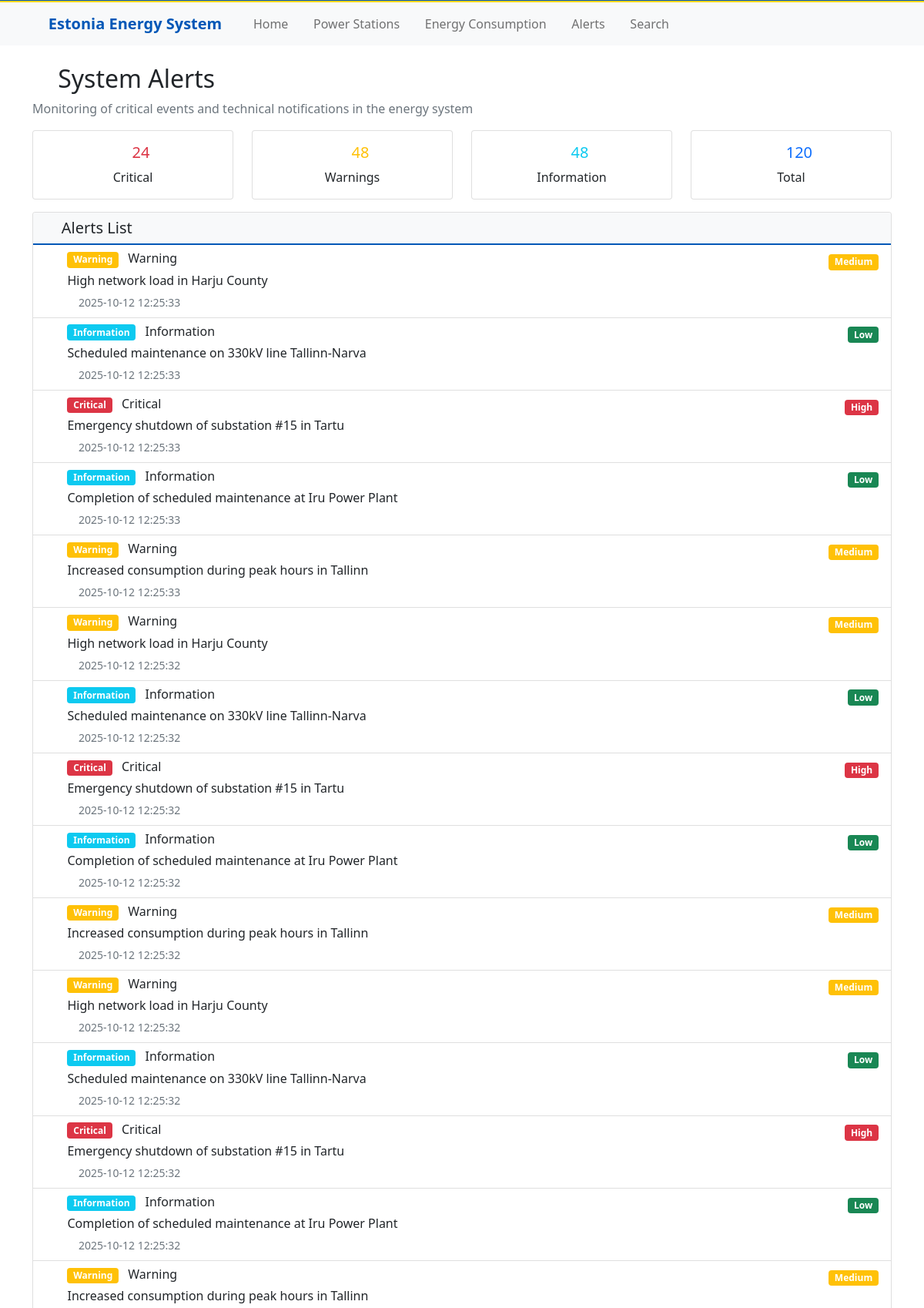
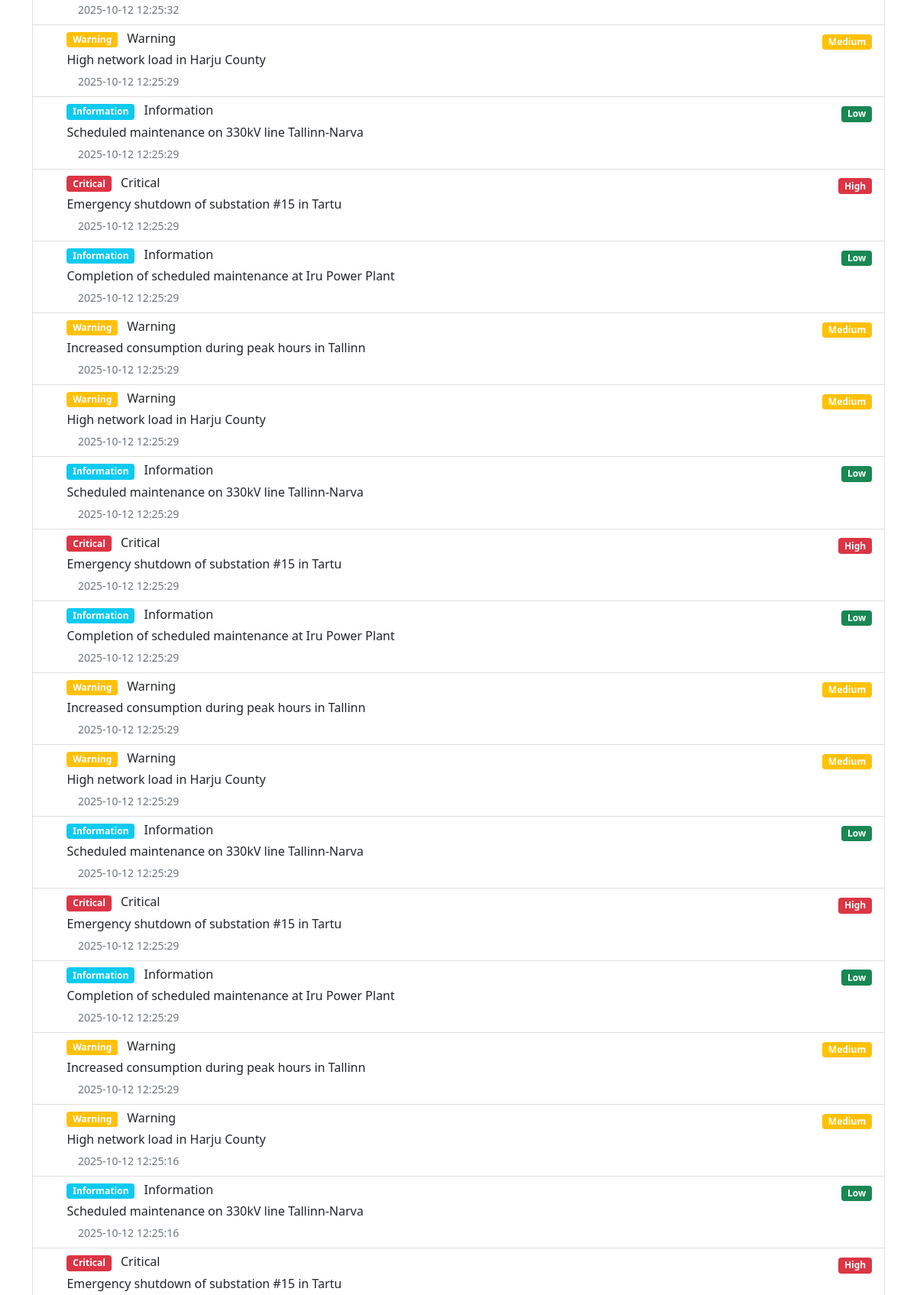
Screenshot of /alerts (upper part) with the database file from the repository (2 pictures, top to bottom).
### tables this page shows
CREATE TABLE system_alerts (
                id INTEGER PRIMARY KEY AUTOINCREMENT,
                alert_type TEXT NOT NULL,
                message TEXT NOT NULL,
                severity TEXT NOT NULL,
                timestamp TIMESTAMP DEFAULT CURRENT_TIMESTAMP
            );

### app/routes/main_routes.py (the view)
@router.get("/alerts", response_class=HTMLResponse)
async def alerts_page(request: Request):
    alerts = db.get_all_alerts()
    return templates.TemplateResponse("alerts.html", {
        "request": request,
        "alerts": alerts
    })

### templates/alerts.html (shortened to what this page needs)
{% extends "base.html" %}
{% block content %}
<div class="row">
    <div class="col-12">
        <h2><i class="fas fa-exclamation-triangle"></i> System Alerts</h2>
        <p class="text-muted">Monitoring of critical events and technical notifications in the energy system</p>
    </div>
</div>
<div class="row mb-3">
    <div class="col-md-3">
        <div class="card text-center">
            <div class="card-body">
                <h5 class="card-title text-danger">
                    <i class="fas fa-exclamation-circle"></i> {{ alerts|selectattr('1', 'equalto', 'Critical')|list|length }}
                </h5>
                <p class="card-text">Critical</p>
            </div>
        </div>
    </div>
    <div class="col-md-3">
        <div class="card text-center">
            <div class="card-body">
                <h5 class="card-title text-warning">
                    <i class="fas fa-exclamation-triangle"></i> {{ alerts|selectattr('1', 'equalto', 'Warning')|list|length }}
                </h5>
                <p class="card-text">Warnings</p>
            </div>
        </div>
    </div>
    <div class="col-md-3">
        <div class="card text-center">
            <div class="card-body">
                <h5 class="card-title text-info">
                    <i class="fas fa-info-circle"></i> {{ alerts|selectattr('1', 'equalto', 'Information')|list|length }}
                </h5>
                <p class="card-text">Information</p>
            </div>
        </div>
    </div>
    <div class="col-md-3">
        <div class="card text-center">
            <div class="card-body">
                <h5 class="card-title text-primary">
                    <i class="fas fa-list"></i> {{ alerts|length }}
                </h5>
                <p class="card-text">Total</p>
            </div>
        </div>
    </div>
</div>
<div class="row">
    <div class="col-12">
        <div class="card">
            <div class="card-header">
                <h5 class="mb-0">
                    <i class="fas fa-list"></i> Alerts List
                </h5>
            </div>
            <div class="card-body p-0">
                {% if alerts %}
                <div class="list-group list-group-flush">
                    {% for alert in alerts %}
                    <div class="list-group-item">
                        <div class="d-flex w-100 justify-content-between">
                            <div class="d-flex align-items-start">
                                {% if alert[1] == 'Critical' %}
                                    <i class="fas fa-exclamation-circle text-danger me-3 mt-1"></i>
                                {% elif alert[1] == 'Warning' %}
                                    <i class="fas fa-exclamation-triangle text-warning me-3 mt-1"></i>
                                {% else %}
                                    <i class="fas fa-info-circle text-info me-3 mt-1"></i>
                                {% endif %}
                                <div>
                                    <h6 class="mb-1">
                                        {% if alert[1] == 'Critical' %}
                                            <span class="badge bg-danger me-2">Critical</span>
                                        {% elif alert[1] == 'Warning' %}
                                            <span class="badge bg-warning me-2">Warning</span>
                                        {% else %}
                                            <span class="badge bg-info me-2">Information</span>
                                        {% endif %}
                                        {{ alert[1] }}
                                    </h6>
                                    <p class="mb-1">{{ alert[2] }}</p>
                                    <small class="text-muted">
                                        <i class="fas fa-clock"></i> {{ alert[4] }}
                                    </small>
                                </div>
                            </div>
                            <div class="text-end">
                                {% if alert[3] == 'High' %}
                                    <span class="badge bg-danger">High</span>
                                {% elif alert[3] == 'Medium' %}
                                    <span class="badge bg-warning">Medium</span>
                                {% else %}
                                    <span class="badge bg-success">Low</span>
                                {% endif %}
                            </div>
                        </div>
                    </div>
                    {% endfor %}
                </div>
                {% else %}
                <div class="text-center py-5">
                    <i class="fas fa-check-circle text-success" style="font-size: 3rem;"></i>
                    <h5 class="mt-3">No Active Alerts</h5>
                    <p class="text-muted">System operating normally</p>
                </div>
                {% endif %}
            </div>
        </div>
    </div>
</div>
{% endblock %}

### templates/base.html (style rules this page uses)
.card-header { background-color: #f8f9fa; border-bottom: 2px solid #0057b7; }

### rows the page displays
system_alerts: shows "Warning", alert_type "Warning", message "High network load in Harju County", timestamp "2025-10-12 12:25:33", severity "Medium"
system_alerts: shows "Information", alert_type "Information", message "Scheduled maintenance on 330kV line Tallinn-Narva", timestamp "2025-10-12 12:25:33", severity "Low"
system_alerts: shows "Critical", alert_type "Critical", message "Emergency shutdown of substation #15 in Tartu", timestamp "2025-10-12 12:25:33", severity "High"
system_alerts: shows "Information", alert_type "Information", message "Completion of scheduled maintenance at Iru Power Plant", timestamp "2025-10-12 12:25:33", severity "Low"
system_alerts: shows "Warning", alert_type "Warning", message "Increased consumption during peak hours in Tallinn", timestamp "2025-10-12 12:25:33", severity "Medium"
system_alerts: shows "Warning", alert_type "Warning", message "High network load in Harju County", timestamp "2025-10-12 12:25:32", severity "Medium"
system_alerts: shows "Information", alert_type "Information", message "Scheduled maintenance on 330kV line Tallinn-Narva", timestamp "2025-10-12 12:25:32", severity "Low"
system_alerts: shows "Critical", alert_type "Critical", message "Emergency shutdown of substation #15 in Tartu", timestamp "2025-10-12 12:25:32", severity "High"
system_alerts: shows "Information", alert_type "Information", message "Completion of scheduled maintenance at Iru Power Plant", timestamp "2025-10-12 12:25:32", severity "Low"
system_alerts: shows "Warning", alert_type "Warning", message "Increased consumption during peak hours in Tallinn", timestamp "2025-10-12 12:25:32", severity "Medium"
system_alerts: shows "Warning", alert_type "Warning", message "High network load in Harju County", timestamp "2025-10-12 12:25:32", severity "Medium"
system_alerts: shows "Information", alert_type "Information", message "Scheduled maintenance on 330kV line Tallinn-Narva", timestamp "2025-10-12 12:25:32", severity "Low"
system_alerts: shows "Critical", alert_type "Critical", message "Emergency shutdown of substation #15 in Tartu", timestamp "2025-10-12 12:25:32", severity "High"
system_alerts: shows "Information", alert_type "Information", message "Completion of scheduled maintenance at Iru Power Plant", timestamp "2025-10-12 12:25:32", severity "Low"
system_alerts: shows "Warning", alert_type "Warning", message "Increased consumption during peak hours in Tallinn", timestamp "2025-10-12 12:25:32", severity "Medium"
system_alerts: shows "Warning", alert_type "Warning", message "High network load in Harju County", timestamp "2025-10-12 12:25:29", severity "Medium"
system_alerts: shows "Information", alert_type "Information", message "Scheduled maintenance on 330kV line Tallinn-Narva", timestamp "2025-10-12 12:25:29", severity "Low"
system_alerts: shows "Critical", alert_type "Critical", message "Emergency shutdown of substation #15 in Tartu", timestamp "2025-10-12 12:25:29", severity "High"
system_alerts: shows "Information", alert_type "Information", message "Completion of scheduled maintenance at Iru Power Plant", timestamp "2025-10-12 12:25:29", severity "Low"
system_alerts: shows "Warning", alert_type "Warning", message "Increased consumption during peak hours in Tallinn", timestamp "2025-10-12 12:25:29", severity "Medium"
system_alerts: shows "Warning", alert_type "Warning", message "High network load in Harju County", timestamp "2025-10-12 12:25:29", severity "Medium"
system_alerts: shows "Information", alert_type "Information", message "Scheduled maintenance on 330kV line Tallinn-Narva", timestamp "2025-10-12 12:25:29", severity "Low"
system_alerts: shows "Critical", alert_type "Critical", message "Emergency shutdown of substation #15 in Tartu", timestamp "2025-10-12 12:25:29", severity "High"
system_alerts: shows "Information", alert_type "Information", message "Completion of scheduled maintenance at Iru Power Plant", timestamp "2025-10-12 12:25:29", severity "Low"
system_alerts: shows "Warning", alert_type "Warning", message "Increased consumption during peak hours in Tallinn", timestamp "2025-10-12 12:25:29", severity "Medium"
system_alerts: shows "Warning", alert_type "Warning", message "High network load in Harju County", timestamp "2025-10-12 12:25:29", severity "Medium"
system_alerts: shows "Information", alert_type "Information", message "Scheduled maintenance on 330kV line Tallinn-Narva", timestamp "2025-10-12 12:25:29", severity "Low"
system_alerts: shows "Critical", alert_type "Critical", message "Emergency shutdown of substation #15 in Tartu", timestamp "2025-10-12 12:25:29", severity "High"
system_alerts: shows "Information", alert_type "Information", message "Completion of scheduled maintenance at Iru Power Plant", timestamp "2025-10-12 12:25:29", severity "Low"
system_alerts: shows "Warning", alert_type "Warning", message "Increased consumption during peak hours in Tallinn", timestamp "2025-10-12 12:25:29", severity "Medium"
system_alerts: shows "Warning", alert_type "Warning", message "High network load in Harju County", timestamp "2025-10-12 12:25:16", severity "Medium"
system_alerts: shows "Information", alert_type "Information", message "Scheduled maintenance on 330kV line Tallinn-Narva", timestamp "2025-10-12 12:25:16", severity "Low"
system_alerts: shows "Critical", alert_type "Critical", message "Emergency shutdown of substation #15 in Tartu", severity "High"

### other values shown
{{ alerts|selectattr('1', 'equalto', 'Critical')|list|length }} "24"
{{ alerts|selectattr('1', 'equalto', 'Warning')|list|length }} "48"
{{ alerts|selectattr('1', 'equalto', 'Information')|list|length }} "48"
{{ alerts|length }} "120"
